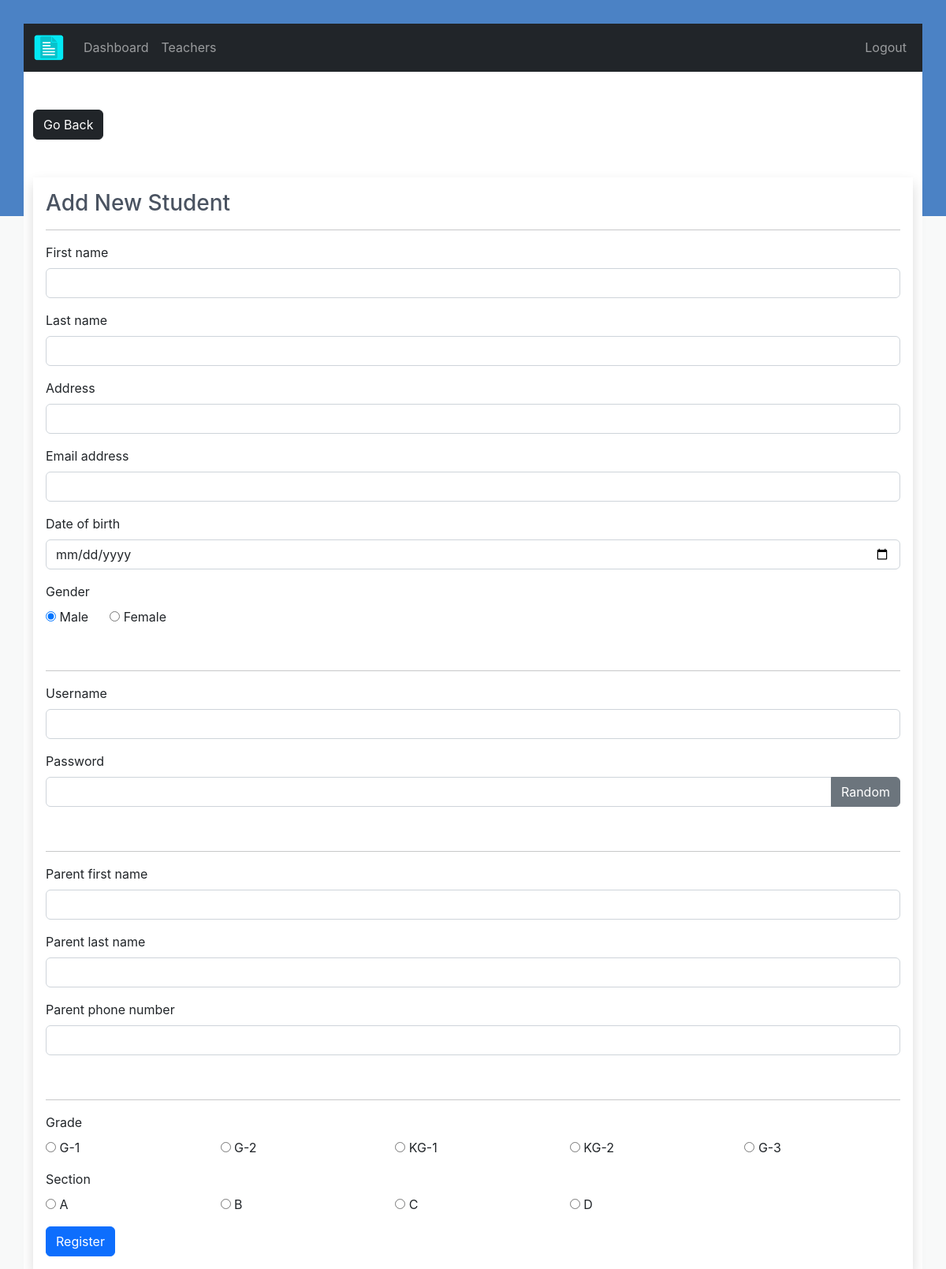
The page /Admin/student-add.php (signed in) on the database its author committed.
### tables this page shows
CREATE TABLE `grades` (
  `grade_id` int(11) NOT NULL,
  `grade` varchar(31) NOT NULL,
  `grade_code` varchar(7) NOT NULL
);

CREATE TABLE `section` (
  `section_id` int(11) NOT NULL,
  `section` varchar(7) NOT NULL
);

### Admin/data/grade.php (called while the page is built, shortened)
<?php
function getAllGrades($conn){
   $sql = "SELECT * FROM grades";
   $stmt = $conn->prepare($sql);
   $stmt->execute();
   if ($stmt->rowCount() >= 1) {
     $grades = $stmt->fetchAll();
     return $grades;
   }else {
    return 0;
   }
}

### Admin/data/section.php (called while the page is built, shortened)
<?php
function getAllSections($conn){
   $sql = "SELECT * FROM section";
   $stmt = $conn->prepare($sql);
   $stmt->execute();
   if ($stmt->rowCount() >= 1) {
     $sections = $stmt->fetchAll();
     return $sections;
   }else {
    return 0;
   }
}

### Admin/student-add.php (the view, shortened to what this page needs)
<?php
if (isset($_SESSION['admin_id']) &&
    isset($_SESSION['role'])) {
    if ($_SESSION['role'] == 'Admin') {
       include "../DB_connection.php";
       include "data/grade.php";
       include "data/section.php";
       $grades = getAllGrades($conn);
       $sections = getAllSections($conn);
       $fname = '';
       $lname = '';
       $uname = '';
       $address = '';
       $email = '';
       $pfn = '';
       $pln = '';
       $ppn = '';
 ?>
<!DOCTYPE html>
<html lang="en">
<head>
	<link rel="stylesheet" href="https://cdn.jsdelivr.net/npm/bootstrap@5.2.0/dist/css/bootstrap.min.css">
	<link rel="stylesheet" href="../css/style.css">
  <link rel="stylesheet" href="https://cdnjs.cloudflare.com/ajax/libs/font-awesome/4.7.0/css/font-awesome.min.css">
</head>
<body>
    <?php
        include "../Student/inc/navbar.php";
     ?>
     <div class="container mt-5">
        <a href="student.php"
           class="btn btn-dark">Go Back</a>
        <form method="post"
              class="shadow p-3 mt-5 form-w"
              action="req/student-add.php">
        <h3>Add New Student</h3><hr>
        <div class="mb-3">
          <label class="form-label">First name</label>
          <input type="text"
                 class="form-control"
                 value="<?=$fname?>"
                 name="fname">
        </div>
        <div class="mb-3">
          <label class="form-label">Last name</label>
          <input type="text"
                 class="form-control"
                 value="<?=$lname?>"
                 name="lname">
        </div>
        <div class="mb-3">
          <label class="form-label">Address</label>
          <input type="text"
                 class="form-control"
                 value="<?=$address?>"
                 name="address">
        </div>
        <div class="mb-3">
          <label class="form-label">Email address</label>
          <input type="text"
                 class="form-control"
                 value="<?=$email?>"
                 name="email_address">
        </div>
        <div class="mb-3">
          <label class="form-label">Date of birth</label>
          <input type="date"
                 class="form-control"
                 name="date_of_birth">
        </div>
        <div class="mb-3">
          <label class="form-label">Gender</label><br>
          <input type="radio"
                 value="Male"
                 checked
                 name="gender"> Male
                 &nbsp;&nbsp;&nbsp;&nbsp;
          <input type="radio"
                 value="Female"
                 name="gender"> Female
        </div><br><hr>
        <div class="mb-3">
          <label class="form-label">Username</label>
          <input type="text"
                 class="form-control"
                 value="<?=$uname?>"
                 name="username">
        </div>
        <div class="mb-3">
          <label class="form-label">Password</label>
          <div class="input-group mb-3">
              <input type="text"
                     class="form-control"
                     name="pass"
                     id="passInput">
              <button class="btn btn-secondary"
                      id="gBtn">
                      Random</button>
          </div>
        </div><br><hr>
        <div class="mb-3">
          <label class="form-label">Parent first name</label>
          <input type="text"
                 class="form-control"
                 value="<?=$pfn?>"
                 name="parent_fname">
        </div>
        <div class="mb-3">
          <label class="form-label">Parent last name</label>
          <input type="text"
                 class="form-control"
                 value="<?=$pln?>"
                 name="parent_lname">
        </div>
        <div class="mb-3">
          <label class="form-label">Parent phone number</label>
          <input type="text"
                 class="form-control"
                 value="<?=$ppn?>"
                 name="parent_phone_number">
        </div><br><hr>
        <div class="mb-3">
          <label class="form-label">Grade</label>
          <div class="row row-cols-5">
            <?php foreach ($grades as $grade): ?>
            <div class="col">
              <input type="radio"
                     name="grade"
                     value="<?=$grade['grade_id']?>">
                     <?=$grade['grade_code']?>-<?=$grade['grade']?>
            </div>
            <?php endforeach ?>
          </div>
        </div>
        <div class="mb-3">
          <label class="form-label">Section</label>
          <div class="row row-cols-5">
            <?php foreach ($sections as $section): ?>
            <div class="col">
              <input type="radio"
                     name="section"
                     value="<?=$section['section_id']?>">
                     <?=$section['section']?>
            </div>
            <?php endforeach ?>
          </div>
        </div>
      <button type="submit" class="btn btn-primary">Register</button>
     </form>
     </div>
</body>
</html>
<?php
  }else {
    header("Location: ../login.php");
    exit;
  }
}else {
	header("Location: ../login.php");
	exit;
}
?>

### css/style.css (style rules this page uses)
* { box-sizing: border-box; font-family: -apple-system, BlinkMacSystemFont, "segoe ui", roboto, oxygen, ubuntu, cantarell, "fira sans", "droid sans", "helvetica neue", Arial, sans-serif; font-size: 16px; }
html { margin: 0; background: #f8f9f9 linear-gradient(0deg, #f8f9f9 0%, #f8f9f9 83%, #4b82c5 83%, #4b82c5 100%) no-repeat; padding: 30px; height: 100%; }
h1, h2, h3, h4, h5 { color: #4a5361; margin: 0; padding: 0; }

### rows shown on the page
grades: grade_code "G", grade "1"
grades: grade_code "G", grade "2"
grades: grade_code "KG", grade "1"
grades: grade_code "KG", grade "2"
grades: grade_code "G", grade "3"
section: section "A"
section: section "B"
section: section "C"
section: section "D"
